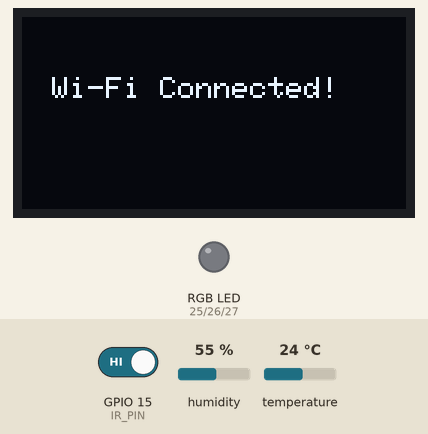
Simulated run of this sketch. Board: ESP32. On the bench: 128×64 one-colour display, an RGB LED mixed from three pins (HIGH = lit). Inputs (shaded band) come from the test bench; at power-on: GPIO 15 (IR_PIN) HIGH, humidity 55 %, temperature 24 °C. WiFi joins after 1.5 s; servers stay silent unless stated; the local clock reads 2024-03-15 10:24:30 at power-on unless the sketch sets it; random numbers use the default seed unless the sketch sets one.

Above: at 1.6 s.
6.3 s: GPIO 15 (IR_PIN) driven LOW
At 8.5 s:
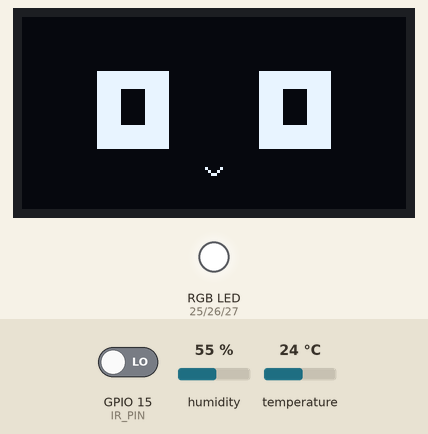
At 21.1 s:
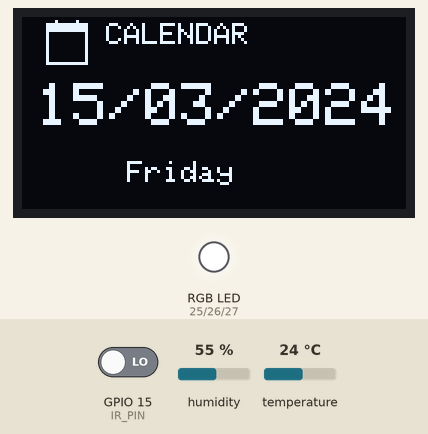
Timing chart, 0 to 27.7 s (numbered marks = the images above; inputs shaded):
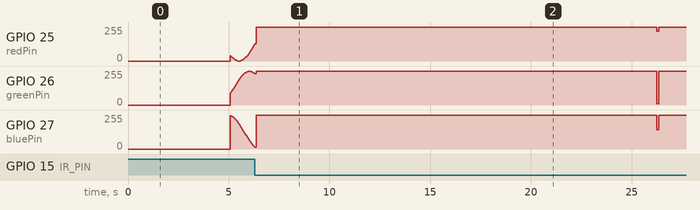

Measured:
- what the display in image 0 shows lasts 3.5 s, from 1.6 s to 5.1 s

The sketch:

Mini_Desk_Clock.ino
```cpp
#include <Wire.h>
#include <Adafruit_GFX.h>
#include <Adafruit_SSD1306.h>
#include <DHT.h>
#include <WiFi.h>
#include "time.h"
#include <math.h>

// --- WI-FI & NTP CONFIGURATION ---
// Don't Forget to add your wifi's SSID and Password in the below columns before uploading this code in ESP32
const char* ssid     = "Your WIFI SSID";
const char* password = "YOUR WIFI Password";

const char* ntpServer = "pool.ntp.org";
const long  gmtOffset_sec = 19800;      // IST (UTC +5:30)
const int   daylightOffset_sec = 0;

// --- OLED CONFIGURATION ---
#define SCREEN_WIDTH 128
#define SCREEN_HEIGHT 64
#define OLED_RESET    -1
Adafruit_SSD1306 display(SCREEN_WIDTH, SCREEN_HEIGHT, &Wire, OLED_RESET);

// --- SENSOR PINS ---
#define DHTPIN 4          // DHT11 data pin
#define DHTTYPE DHT11
DHT dht(DHTPIN, DHTTYPE);

#define MQ2_PIN 34        // MQ-2 Analog Out pin
#define IR_PIN 15         // IR Proximity Sensor Digital Out pin (Wave hand to trigger)

// --- RGB LED PINS ---
const int redPin = 25;
const int greenPin = 26;
const int bluePin = 27;

// PWM Settings for ESP32
const int freq = 5000;
const int resolution = 8;

// --- SYSTEM STATES & TIMING ---
enum ClockState { IDLE, WAKEUP_ANIMATION, EYE_ANIMATION, SCREEN_TIME, SCREEN_TEMP, SCREEN_AQI, SCREEN_CALENDAR, SLEEP_ANIMATION };
ClockState currentState = IDLE;

unsigned long stateTimer = 0;
unsigned long timeSyncTimer = 0;

// Time & Date Variables (Updated automatically via NTP)
int hours = 0;
int minutes = 0;
int seconds = 0;
int day = 1;
int month = 1;
int year = 2026;
const char* dayOfWeek = "Sunday";

// AQI Simulation Helper Variables
int baseAqi = 48;
unsigned long aqiTimer = 0;

// Autonomous Idle Twitch Variables
unsigned long idleTwitchTimer = 0;
bool isTwitching = false;
unsigned long twitchStart = 0;

void setup() {
  Serial.begin(115200);

  // Initialize Pins
  pinMode(IR_PIN, INPUT);

  // Initialize ESP32 PWM pins
  ledcAttach(redPin, freq, resolution);
  ledcAttach(greenPin, freq, resolution);
  ledcAttach(bluePin, freq, resolution);

  // Initialize Sensors & Display
  dht.begin();

  if(!display.begin(SSD1306_SWITCHCAPVCC, 0x3C)) {
    Serial.println(F("SSD1306 allocation failed"));
    for(;;);
  }

  display.clearDisplay();
  display.setTextSize(1);
  display.setTextColor(SSD1306_WHITE);
  display.setCursor(10, 20);
  display.println("Connecting Wi-Fi...");
  display.display();

  // Connect to Wi-Fi using your hotspot credentials
  WiFi.begin(ssid, password);
  unsigned long wifiStart = millis();
  while (WiFi.status() != WL_CONNECTED && millis() - wifiStart < 12000) {
    delay(500);
  }

  display.clearDisplay();
  display.setCursor(10, 20);
  if (WiFi.status() == WL_CONNECTED) {
    display.println("Wi-Fi Connected!");
    display.display();

    // Sync time from NTP server
    configTime(gmtOffset_sec, daylightOffset_sec, ntpServer);
    delay(2000);
  } else {
    display.println("Wi-Fi Failed (Offline)");
    display.display();
  }

  delay(1500);

  timeSyncTimer = millis();
  aqiTimer = millis();
  idleTwitchTimer = millis();
}

void loop() {
  // 1. Live NTP Time Sync (Updates every second from system time)
  if (millis() - timeSyncTimer >= 1000) {
    timeSyncTimer = millis();
    struct tm timeinfo;
    if (getLocalTime(&timeinfo)) {
      hours = timeinfo.tm_hour;
      minutes = timeinfo.tm_min;
      seconds = timeinfo.tm_sec;
      day = timeinfo.tm_mday;
      month = timeinfo.tm_mon + 1;
      year = timeinfo.tm_year + 1900;

      const char* days[] = {"Sunday", "Monday", "Tuesday", "Wednesday", "Thursday", "Friday", "Saturday"};
      dayOfWeek = days[timeinfo.tm_wday];
    }
  }

  // 2. Dynamic AQI Fluctuation (every 2.5 seconds)
  if (millis() - aqiTimer >= 2500) {
    aqiTimer = millis();
    int fluctuation = (rand() % 7) - 3;
    baseAqi += fluctuation;
    if (baseAqi < 25) baseAqi = 25;
    if (baseAqi > 180) baseAqi = 180;
  }

  // 3. Smooth, Relaxing RGB Color Cycling in Idle Mode
  if (currentState == IDLE) {
    float t = millis() * 0.002;
    int r = (sin(t) + 1.0) * 127;
    int g = (sin(t + 2.094) + 1.0) * 127;
    int b = (sin(t + 4.188) + 1.0) * 127;

    ledcWrite(redPin, r);
    ledcWrite(greenPin, g);
    ledcWrite(bluePin, b);
  }

  // 4. State Machine Logic
  switch (currentState) {

    // --- MODE 1: IDLE AMBIENT LIGHTING & IR HAND-WAVE LISTENING ---
    case IDLE: {
      if (!isTwitching) {
        display.clearDisplay();
        display.display();
      }

      if (!isTwitching && (millis() - idleTwitchTimer > 8000)) {
        idleTwitchTimer = millis();
        isTwitching = true;
        twitchStart = millis();
      }

      if (isTwitching) {
        display.clearDisplay();
        drawEyes(1);
        display.display();
        if (millis() - twitchStart > 400) {
          isTwitching = false;
        }
      }

      // Check for IR Sensor trigger (Hand wave detected)
      // Note: Most IR obstacle modules output LOW when hand is present.
      // If your module outputs HIGH on detection, change LOW to HIGH.
      if (digitalRead(IR_PIN) == LOW) {
        delay(50); // Debounce
        if (digitalRead(IR_PIN) == LOW) {
          isTwitching = false;
          currentState = WAKEUP_ANIMATION;
          stateTimer = millis();
        }
      }
      break;
    }

    // --- MODE 2: WAKE-UP SEQUENCE ---
    case WAKEUP_ANIMATION: {
      ledcWrite(redPin, 255);
      ledcWrite(greenPin, 255);
      ledcWrite(bluePin, 255);

      display.clearDisplay();
      unsigned long wakeElapsed = millis() - stateTimer;

      if (wakeElapsed < 700) {
        drawSleepingEyes();
        drawMouth(2);
        int zDrift = (wakeElapsed / 150) % 4;
        display.setCursor(55, 10 - zDrift);
        display.print("Z z");
      } else if (wakeElapsed < 1200) {
        drawWideEyes();
        drawMouth(1);
        display.setCursor(52, 2);
        display.print("! ! !");
      } else if (wakeElapsed < 1700) {
        drawHalfClosedEyes();
        drawMouth(0);
        display.setCursor(50, 2);
        display.print("Oh!");
      } else {
        drawEyes(0);
        drawMouth(0);
      }

      display.display();

      if (wakeElapsed >= 2200) {
        currentState = EYE_ANIMATION;
        stateTimer = millis();
      }
      break;
    }

    // --- MODE 3: PIXEL ART EYES ---
    case EYE_ANIMATION: {
      display.clearDisplay();
      drawSparkles(millis());

      unsigned long animElapsed = millis() - stateTimer;

      if (animElapsed > 1300 && animElapsed < 1550) {
        drawHalfClosedEyes();
        drawMouth(0);
      } else if (animElapsed < 900) {
        drawEyes(0);
        drawMouth(0);
      } else if (animElapsed < 1800) {
        drawEyes(1);
        drawMouth(0);
      } else if (animElapsed < 2700) {
        drawEyes(-1);
        drawMouth(0);
      } else {
        drawEyes(0);
        drawMouth(0);
      }

      display.display();

      if (animElapsed >= 3000) {
        currentState = SCREEN_TIME;
        stateTimer = millis();
      }
      break;
    }

    // --- MODE 4: SCREEN 1 — TIME ---
    case SCREEN_TIME: {
      display.clearDisplay();
      drawClockIcon(8, 2, millis());

      display.setTextSize(1);
      display.setCursor(26, 2);
      display.print("MINI CLOCK");

      int displayHour = hours % 12;
      if (displayHour == 0) displayHour = 12;
      const char* ampm = (hours >= 12) ? "PM" : "AM";

      display.setTextSize(2);
      display.setCursor(5, 26);
      char timeBuf[12];
      char colon = (seconds % 2 == 0) ? ':' : ' ';
      sprintf(timeBuf, "%02d%c%02d%c%02d", displayHour, colon, minutes, colon, seconds);
      display.print(timeBuf);

      display.setTextSize(1);
      display.setCursor(110, 32);
      display.print(ampm);

      int bounceX = (millis() / 50) % 110;
      display.drawFastHLine(bounceX, 58, 18, SSD1306_WHITE);

      display.display();

      if (millis() - stateTimer >= 3000) {
        currentState = SCREEN_TEMP;
        stateTimer = millis();
      }
      break;
    }

    // --- MODE 5: SCREEN 2 — TEMPERATURE ---
    case SCREEN_TEMP: {
      float tempC = dht.readTemperature();
      if (isnan(tempC)) tempC = 24.5;

      display.clearDisplay();
      drawSunIcon(10, 4, millis());

      display.setTextSize(1);
      display.setCursor(32, 2);
      display.print("TEMPERATURE");

      display.setTextSize(2);
      display.setCursor(18, 28);
      char tempBuf[8];
      sprintf(tempBuf, "%.1f", tempC);
      display.print(tempBuf);

      int curX = display.getCursorX();
      int curY = display.getCursorY();
      display.drawCircle(curX + 3, curY + 4, 2, SSD1306_WHITE);
      display.setCursor(curX + 9, curY);
      display.print("C");

      if (tempC > 30.0) {
        display.drawPixel(115, 18, SSD1306_WHITE);
        display.drawPixel(115, 19, SSD1306_WHITE);
        display.drawPixel(114, 20, SSD1306_WHITE);
      } else if (tempC < 20.0) {
        display.drawLine(112, 16, 115, 19, SSD1306_WHITE);
        display.drawLine(115, 19, 112, 22, SSD1306_WHITE);
        display.drawLine(112, 22, 115, 25, SSD1306_WHITE);
      }

      display.setTextSize(1);
      display.setCursor(105, 22);
      display.print(tempC > 28.0 ? "^v^" : ":)");

      int waveShift = sin(millis() * 0.01) * 2;
      display.drawPixel(40 + waveShift, 55, SSD1306_WHITE);
      display.drawPixel(50 - waveShift, 55, SSD1306_WHITE);
      display.drawPixel(60 + waveShift, 55, SSD1306_WHITE);
      display.drawPixel(70 - waveShift, 55, SSD1306_WHITE);

      display.display();

      if (millis() - stateTimer >= 3000) {
        currentState = SCREEN_AQI;
        stateTimer = millis();
      }
      break;
    }

    // --- MODE 6: SCREEN 3 — AIR QUALITY ---
    case SCREEN_AQI: {
      display.clearDisplay();
      drawPlantIcon(12, 15, millis());

      int p1 = (millis() / 100) % 50;
      int p2 = (millis() / 150) % 50;
      display.drawPixel(105, 55 - p1, SSD1306_WHITE);
      display.drawPixel(118, 60 - p2, SSD1306_WHITE);

      display.setTextSize(1);
      display.setCursor(35, 2);
      display.print("AIR QUALITY");

      display.setTextSize(2);
      display.setCursor(45, 22);
      display.print("AQI:");
      display.setCursor(45, 42);
      display.print(baseAqi);

      display.setTextSize(1);
      display.setCursor(85, 48);
      if (baseAqi <= 50) {
        display.print("Good");
      } else if (baseAqi <= 100) {
        display.print("Mod");
      } else {
        display.print("Bad!");
      }
      display.display();

      if (millis() - stateTimer >= 3000) {
        currentState = SCREEN_CALENDAR;
        stateTimer = millis();
      }
      break;
    }

    // --- MODE 7: SCREEN 4 — CALENDAR ---
    case SCREEN_CALENDAR: {
      display.clearDisplay();
      drawCalendarIcon(8, 2, millis());

      display.setTextSize(1);
      display.setCursor(28, 2);
      display.print("CALENDAR");

      display.setTextSize(2);
      display.setCursor(5, 22);
      char dateBuf[12];
      sprintf(dateBuf, "%02d/%02d/%d", day, month, year);
      display.println(dateBuf);

      display.setTextSize(1);
      display.setCursor(35, 48);
      display.print(dayOfWeek);

      display.display();

      if (millis() - stateTimer >= 3000) {
        currentState = SLEEP_ANIMATION;
        stateTimer = millis();
      }
      break;
    }

    // --- MODE 8: SLEEP ANIMATION ---
    case SLEEP_ANIMATION: {
      display.clearDisplay();
      unsigned long sleepElapsed = millis() - stateTimer;

      if (sleepElapsed < 800) {
        drawHalfClosedEyes();
        drawMouth(2);
      } else {
        drawSleepingEyes();
        drawMouth(2);
        int drift = (sleepElapsed / 300) % 8;
        display.setTextSize(1);
        display.setCursor(55, 12 - drift);
        display.print("Z z z");
      }

      display.display();

      if (sleepElapsed >= 2500) {
        currentState = IDLE;
        idleTwitchTimer = millis();
      }
      break;
    }
  }
}

// --- GRAPHICS LIBRARY ---

void drawEyes(int direction) {
  display.fillRect(25, 18, 24, 26, SSD1306_WHITE);
  display.fillRect(79, 18, 24, 26, SSD1306_WHITE);

  int pupilOffset = direction * 6;
  display.fillRect(33 + pupilOffset, 24, 8, 12, SSD1306_BLACK);
  display.fillRect(87 + pupilOffset, 24, 8, 12, SSD1306_BLACK);
}

void drawWideEyes() {
  display.drawRect(23, 14, 28, 30, SSD1306_WHITE);
  display.drawRect(77, 14, 28, 30, SSD1306_WHITE);
  display.fillRect(33, 22, 8, 14, SSD1306_WHITE);
  display.fillRect(87, 22, 8, 14, SSD1306_WHITE);
}

void drawHalfClosedEyes() {
  display.fillRect(25, 26, 24, 8, SSD1306_WHITE);
  display.fillRect(79, 26, 24, 8, SSD1306_WHITE);
}

void drawSleepingEyes() {
  display.fillRect(25, 30, 24, 4, SSD1306_WHITE);
  display.fillRect(79, 30, 24, 4, SSD1306_WHITE);
}

void drawMouth(int type) {
  if (type == 0) {
    display.drawPixel(61, 50, SSD1306_WHITE);
    display.drawPixel(62, 51, SSD1306_WHITE);
    display.drawPixel(65, 51, SSD1306_WHITE);
    display.drawPixel(66, 50, SSD1306_WHITE);
    display.drawFastHLine(63, 52, 2, SSD1306_WHITE);
  } else if (type == 1) {
    display.drawCircle(64, 50, 3, SSD1306_WHITE);
  } else if (type == 2) {
    display.drawPixel(61, 50, SSD1306_WHITE);
    display.drawPixel(62, 49, SSD1306_WHITE);
    display.drawPixel(63, 50, SSD1306_WHITE);
    display.drawPixel(64, 51, SSD1306_WHITE);
    display.drawPixel(65, 50, SSD1306_WHITE);
    display.drawPixel(66, 49, SSD1306_WHITE);
  }
}

void drawSparkles(unsigned long t) {
  int s1 = (t / 200) % 4;
  if (s1 == 0) display.drawPixel(15, 12, SSD1306_WHITE);
  if (s1 == 2) display.drawPixel(112, 10, SSD1306_WHITE);
  if (s1 == 1) display.drawPixel(20, 52, SSD1306_WHITE);
  if (s1 == 3) display.drawPixel(108, 50, SSD1306_WHITE);
}

void drawClockIcon(int x, int y, unsigned long t) {
  display.drawCircle(x + 6, y + 6, 6, SSD1306_WHITE);
  float angle = (t * 0.003);
  int hx = (x + 6) + sin(angle) * 4;
  int hy = (y + 6) - cos(angle) * 4;
  display.drawLine(x + 6, y + 6, hx, hy, SSD1306_WHITE);
}

void drawSunIcon(int x, int y, unsigned long t) {
  display.fillCircle(x + 8, y + 8, 4, SSD1306_WHITE);
  int offset = (t / 300) % 2;
  display.drawLine(x + 8, y, x + 8, y + 2 + offset, SSD1306_WHITE);
  display.drawLine(x + 8, y + 14 - offset, x + 8, y + 16, SSD1306_WHITE);
  display.drawLine(x, y + 8, x + 2 + offset, y + 8, SSD1306_WHITE);
  display.drawLine(x + 14 - offset, y + 8, x + 16, y + 8, SSD1306_WHITE);
}

void drawPlantIcon(int x, int y, unsigned long t) {
  display.fillRect(x + 2, y + 12, 10, 6, SSD1306_WHITE);
  int sway = sin(t * 0.006) * 3;
  display.drawLine(x + 7, y + 12, x + 7 + sway, y + 5, SSD1306_WHITE);
  display.fillCircle(x + 4 + sway, y + 4, 3, SSD1306_WHITE);
  display.fillCircle(x + 10 + sway, y + 3, 2, SSD1306_WHITE);
}

void drawCalendarIcon(int x, int y, unsigned long t) {
  display.drawRect(x, y + 2, 14, 12, SSD1306_WHITE);
  display.fillRect(x, y, 14, 3, SSD1306_WHITE);
  display.drawLine(x + 3, y - 1, x + 3, y + 1, SSD1306_WHITE);
  display.drawLine(x + 10, y - 1, x + 10, y + 1, SSD1306_WHITE);
  if ((t / 800) % 2 == 0) {
    display.drawPixel(x + 12, y + 12, SSD1306_BLACK);
  }
}
```
